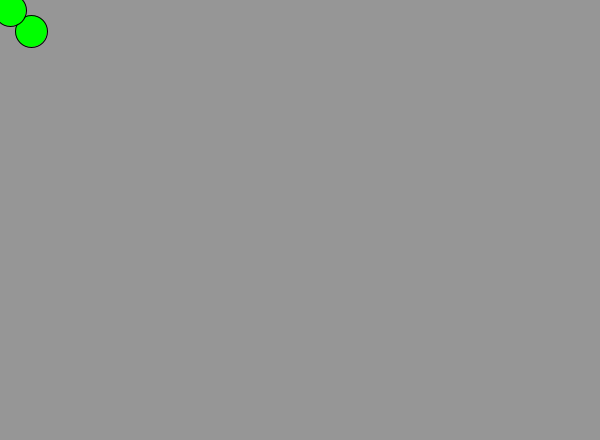
Frame 1 (no input)
Frame 60 (the mouse pressed at the canvas centre just before this capture): blank canvas, image omitted
Frame 120 (the mouse held since frame 60 and released just before this capture): blank canvas, image omitted

The Processing sketch that drew this single still picture (run headless with seeded random() and noise(); from frame 60 on, the mouse is pressed at the canvas centre):

// Processing sketch: Constructor_object
// ── Constructor_object.pde
Bubble b1;
Bubble b2;

int x;
int y;

void setup() {
  size(600,440);
  b1 = new Bubble(31,31);
  b2 = new Bubble(10,10);

}

void draw(){
  background(150);
  b1.display();
  b2.display();
  b1.ascend();
  b2.ascend();
 
}

// ── Bubble.pde
class Bubble {
  float x;
  float y;
  
  Bubble(float x , float y){
    this.x = x;
    this.y = y;
    //x = width/2;
    //y = height;
  }
  
  void display(){
    fill(0,255,0);
    ellipse(x,y,32,32);
    
  }
  
  void ascend(){
    y--;
  }

}
